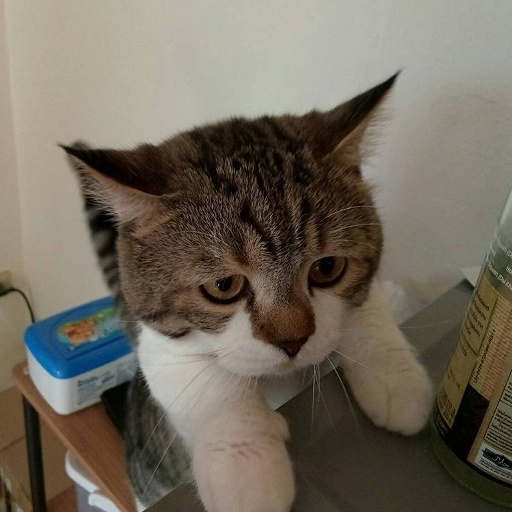
#> input picture 02-codes/01-intro/kitty.jpg, 512 x 512 px
$ jupyter execute --allow-errors code.ipynb   (shell and % lines are left out)
#> lines starting #> are read from the running program, lines starting #| are printed output that depends on the picture
# Week #1 Intro

## Exercise #1: read and show an image, get pixel values
* skimage.io
* cv2
* PIL

* Read and show image using skimage.io

[cell 1]
from skimage import io, color

img = io.imread("kitty.jpg")
#> img is the input picture: shape (512, 512, 3); mean R, G, B 113.7, 105.7, 92.8
io.imshow(img)
io.show()

import matplotlib.pyplot as plt

plt.imshow(img)
plt.show()

* Display type of image data, shape and some part of the image

[cell 2]
# TO DO: show image type and shape
print(type(img))
#| <class 'numpy.ndarray'>
print(img.shape)
#| (512, 512, 3)
print(img.dtype)
#| uint8

[cell 3]
# TO DO: show some part of the image
plt.imshow(img[200:300, 200:300])
plt.show()
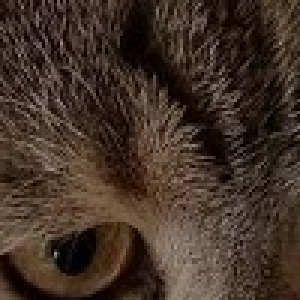
#> shown: shape (100, 100, 3) (shown 3 times larger); mean R, G, B 66.7, 50.2, 39.4

* Read and display using cv2

[cell 4]
import cv2

image2 = cv2.imread("kitty.jpg") # BGR

plt.imshow(image2)
plt.axis('off')
plt.show()

# TO DO: show the image properly
plt.imshow(cv2.cvtColor(image2, cv2.COLOR_BGR2RGB))
plt.axis('off')
plt.show()

#
plt.imshow(image2[:,:,::-1])
plt.axis('off')
plt.show()

## Exercise #2 Dicom file
DICOM® — Digital Imaging and Communications in Medicine — is the international standard for medical images and related information. It defines the formats for medical images that can be exchanged with the data and quality necessary for clinical use.

Ref. https://www.dicomstandard.org

* What is the image size?
* What is the datatype of pixel_array ?
* Min/max?
* Try with “MR_small.dcm”

[cell 5]
import matplotlib.pyplot as plt
from pydicom import dcmread
from pydicom.data import get_testdata_file


fpath = get_testdata_file('CT_small.dcm')
#> (the rest of this cell did not finish here and is left out)

#> (a cell that did not finish here is left out)

#> (a cell that did not finish here is left out)

## Exercise #3 Image Color Visualization
* 0 is always black?
* 255 is  always white?

#> (a cell that did not finish here is left out)

[cell 9]
import numpy as np
a = np.array([[100,200],[100,200]],dtype=np.uint8)
# TO DO: show image a, set vmin and vmax value
plt.imshow(a,cmap='gray',vmin=0,vmax=255)
plt.show()
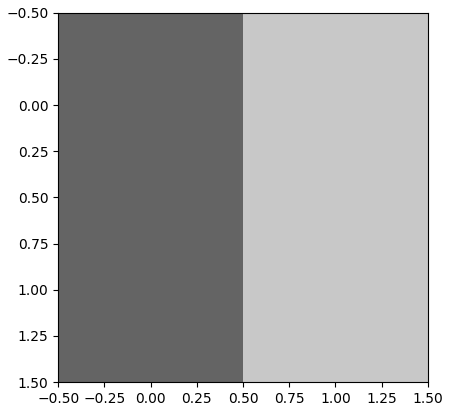
#> figure drawn by matplotlib, 1 panel

b = np.array([[0.5,0.7],[0.9,1.0]]) # float (0,1)

# TO DO: show image b
plt.imshow(b,cmap='gray',vmin=0,vmax=1)
plt.show()
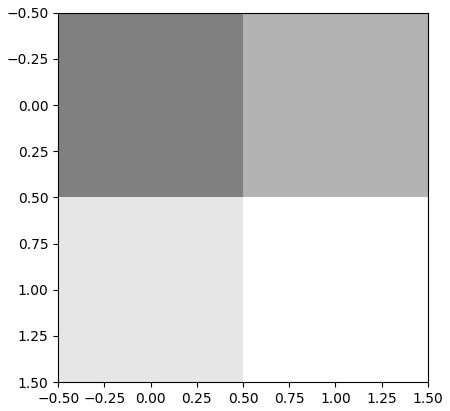
#> figure drawn by matplotlib, 1 panel

## Exercises # 4
Create  an image of 100x100 which has red color on the half left and cyan color on the half right and display the image

[cell 10]
import numpy as np
import matplotlib.pyplot as plt

# Create an image of 100x100 with red color on the half left and cyan color on the half right and display the image
img = np.zeros((100, 100, 3), dtype=np.uint8)

# Set the left half to red (R, G, B)
img[:, :50, 0] = 255

# Set the right half to cyan (R, G, B)
img[:, 50:] = (0,255,255)

plt.imshow(img)
plt.axis('off')
plt.show()
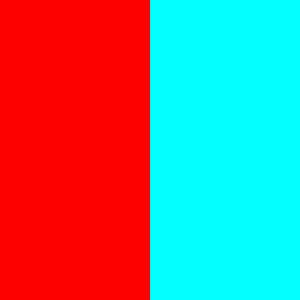
#> shown: shape (100, 100, 3) (shown 3 times larger); mean R, G, B 127.5, 127.5, 127.5
